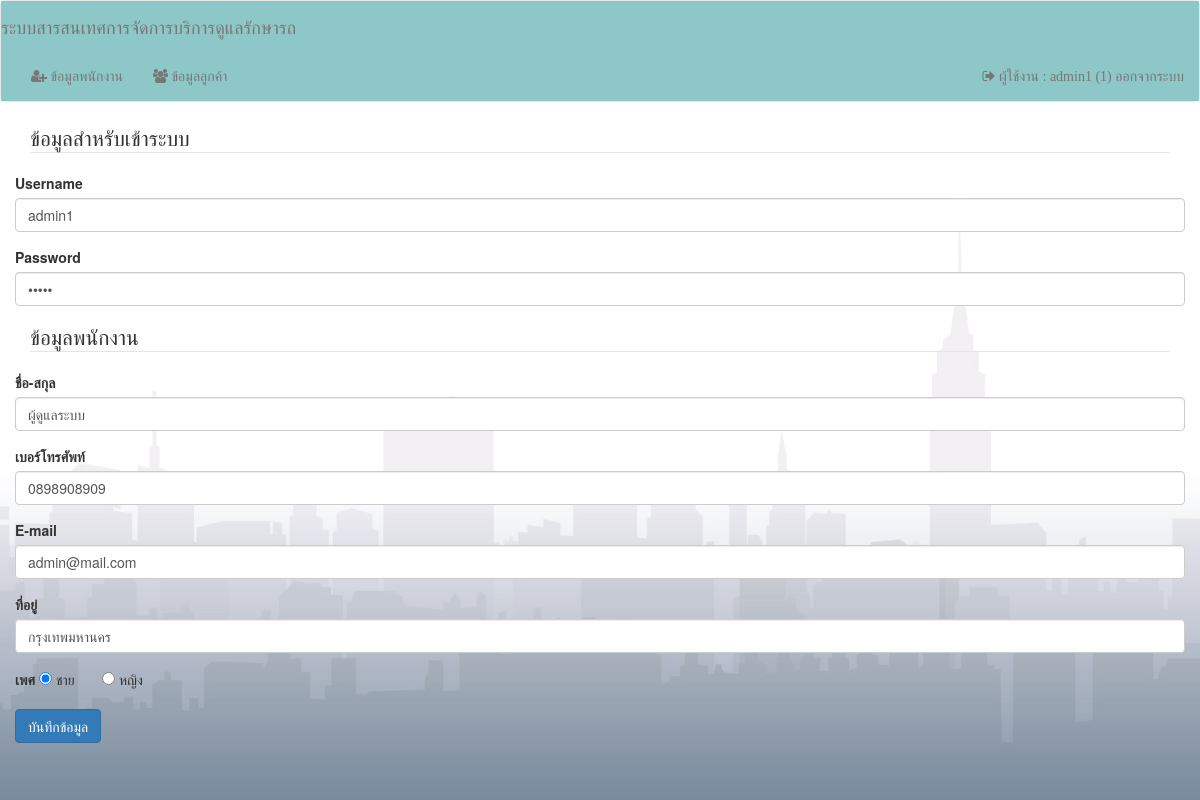
Page /index.php?viewName=editEmployee&user_ref=1 (signed in) on the committed database.
### tables this page shows
CREATE TABLE `tb_user` (
  `id` int(11) NOT NULL,
  `username` varchar(250) DEFAULT NULL,
  `password` varchar(250) DEFAULT NULL,
  `type` varchar(250) DEFAULT NULL
);

CREATE TABLE `tb_employee` (
  `id` int(11) NOT NULL,
  `fullname` text NOT NULL,
  `mobile` text,
  `email` text,
  `address` text,
  `gender` text,
  `user_ref` int(11) DEFAULT NULL
);

### model/employee.php (called while the page is built, shortened)
<?php
class Employee {
    public function read($condition = " 1=1") {
        $this->sql = "SELECT e.id, e.fullname, e.mobile, e.email, e.address, e.gender, e.user_ref, u.type FROM tb_employee e left outer join tb_user u on e.user_ref = u.id WHERE $condition";
        $query = mysql_query($this->sql);
        if ($query) {
            $result = array();
            while ($row = mysql_fetch_array($query, MYSQL_ASSOC)) {
                $result[] = $row;
            }
            return $result;
        } else {
            return false;
        }
    }
    public function get_user($condition = " 1=1 ") {
        $this->sql = "SELECT * FROM tb_user WHERE {$condition} ";
		$query = mysql_query($this->sql);
        if ($query) {
            $result = array();
            while ($row = mysql_fetch_array($query, MYSQL_ASSOC)) {
                $result[] = $row;
            }
            if (count($result) > 0) {
                return $result;
            } else {
                return false;
            }
        } else {
            return false;
        }
    }
}

### views/editEmployee.php (the view, shortened to what this page needs)
<?php
include "./model/employee.php";
$obj = new Employee();
$obj->sql = "select * from tb_employee";
$rows = $obj->read("e.user_ref = {$_REQUEST["user_ref"]}");
if ($rows != false) {
    $row = $rows[0];
    $users = $obj->get_user(" id={$row["user_ref"]}");
	$user = $users[0];
}
?>
<div class="container">
    <form action="doUpdateEmployee.php" method="post" class="form form-horizontal">
        <fieldset>
            <legend>
                ข้อมูลสำหรับเข้าระบบ
            </legend>
            <div class="form-group">
                <label>Username</label>
                <input type="text" name="username" value="<?= $user["username"] ?>" class="form-control" required="" />
            </div>
            <div class="form-group">
                <label>Password</label>
                <input type="password" name="password" value="<?= $user["password"] ?>" class="form-control" required="" />
            </div>
        </fieldset>
        <fieldset>
            <legend>
                ข้อมูลพนักงาน
            </legend>
            <div class="form-group">
                <label>ชื่อ-สกุล</label>
                <input type="text" name="fullname" value="<?= $row["fullname"] ?>" class="form-control" required="" />
            </div>
            <div class="form-group">
                <label>เบอร์โทรศัพท์</label>
                <input type="text" name="mobile" value="<?= $row["mobile"] ?>" class="form-control" />
            </div>
            <div class="form-group">
                <label>E-mail</label>
                <input type="email" name="email" value="<?= $row["email"] ?>" class="form-control" />
            </div>
            <div class="form-group">
                <label>ที่อยู่</label>
                <input type="text" name="address" value="<?= $row["address"] ?>" class="form-control" />
            </div>
            <div class="form-group">
                <label>เพศ</label>
                <input type="radio" name="gender" value="ชาย" checked="" <?php echo ($row["gender"] == "ชาย") ? "checked" : "" ?> > ชาย
                &nbsp; &nbsp; &nbsp;
                <input type="radio" name="gender" value="หญิง" <?php echo ($row["gender"] == "หญิง") ? "checked" : "" ?> > หญิง
            </div>
            <div class="form-group">
                <button type="submit" class="btn btn-primary">
                    บันทึกข้อมูล
                </button>
            </div>
        </fieldset>
    </form>
</div>

### css/site.css (style rules this page uses)
body { background: url('../images/bg3.jpg') no-repeat center center fixed; -moz-background-size: cover; -webkit-background-size: cover; -o-background-size: cover; background-size: cover; }

### rows in the picture
tb_user: username "admin1"
tb_employee: fullname "ผู้ดูแลระบบ", mobile "0898908909", email "admin@mail.com", address "กรุงเทพมหานคร", gender "☑"

### other values in the picture
$_SESSION["username"] "admin1"
$_SESSION["id"] "1"
